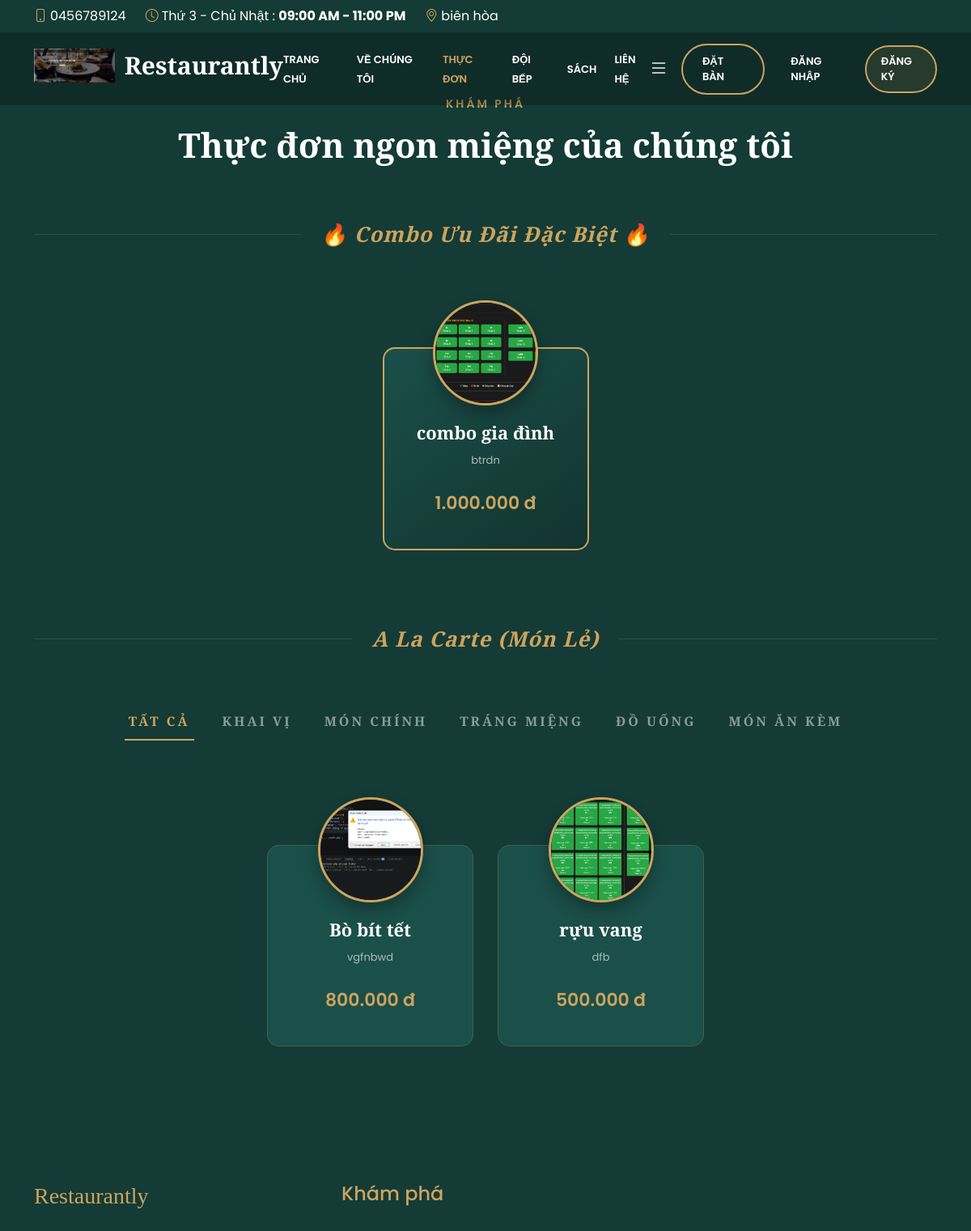
Page /menu.php on the earlier database version.
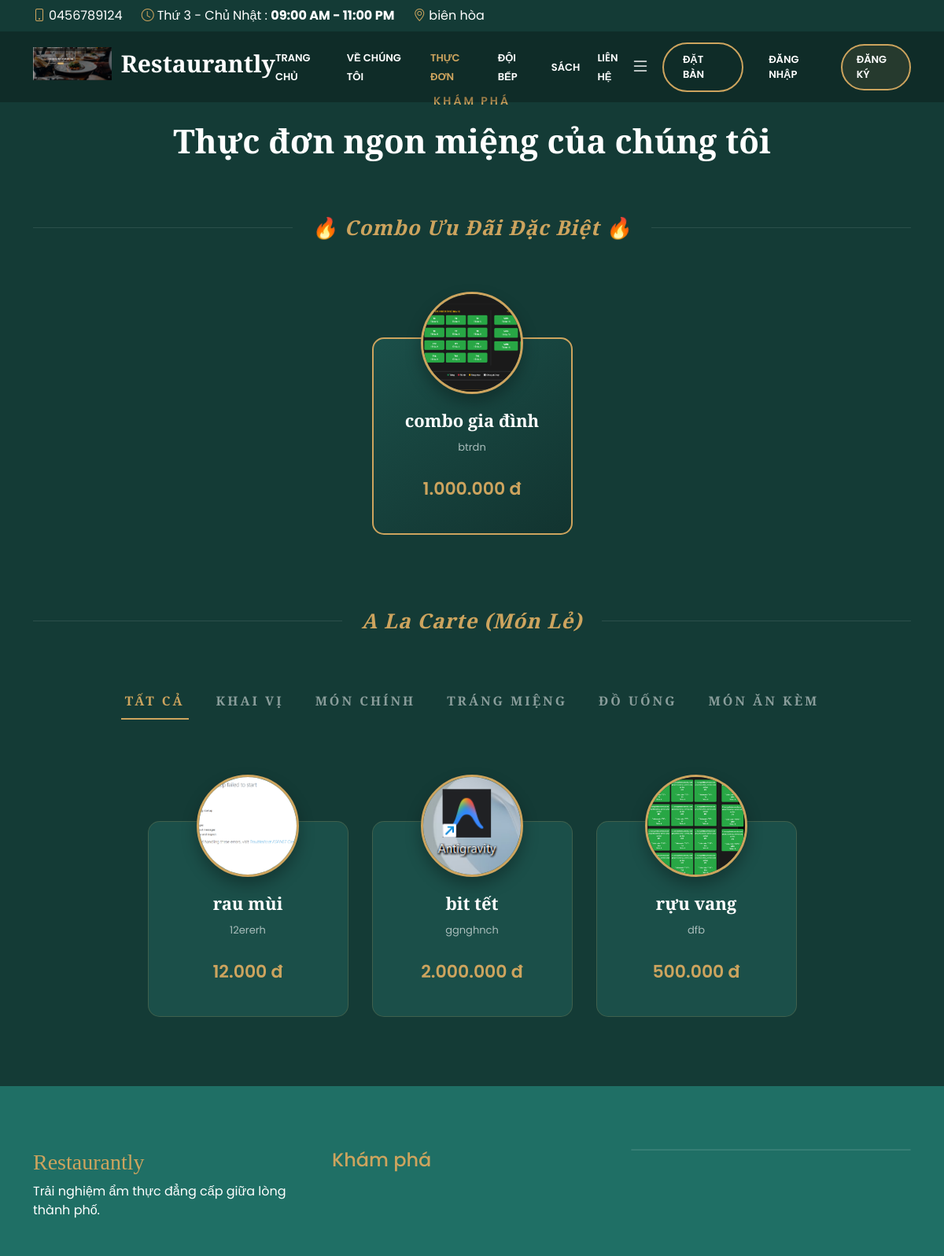
Same page on the later database version.
### tables this page shows
CREATE TABLE `combos` (
  `id` int(11) NOT NULL,
  `name` varchar(255) NOT NULL,
  `description` text DEFAULT NULL,
  `price` decimal(15,2) NOT NULL,
  `image` varchar(255) DEFAULT NULL,
  `status` tinyint(1) DEFAULT 1,
  `is_active` tinyint(1) NOT NULL DEFAULT 1,
  `created_at` timestamp NOT NULL DEFAULT current_timestamp()
);

CREATE TABLE `categories` (
  `id` int(11) NOT NULL,
  `name` varchar(100) NOT NULL
);

CREATE TABLE `foods` (
  `id` int(11) NOT NULL,
  `category_id` int(11) DEFAULT NULL,
  `name` varchar(255) NOT NULL,
  `price` decimal(15,2) NOT NULL,
  `image` varchar(255) DEFAULT NULL,
  `description` text DEFAULT NULL,
  `status` tinyint(1) DEFAULT 1,
  `is_active` tinyint(1) NOT NULL DEFAULT 1
);

### menu.php (the view, shortened to what this page needs)
<?php
$database = new Database();
$db = $database->getConnection();
$all_categories = $db->query("SELECT * FROM categories ORDER BY id ASC")->fetchAll(PDO::FETCH_ASSOC);
$all_combos = $db->query("SELECT * FROM combos WHERE is_active = 1 ORDER BY id DESC")->fetchAll(PDO::FETCH_ASSOC);
include __DIR__ . '/views/client/layouts/header.php';
?>
<link rel="stylesheet" href="https://cdnjs.cloudflare.com/ajax/libs/animate.css/4.1.1/animate.min.css"/>
<section class="menu-header animate__animated animate__fadeIn">
    <div class="container">
        <div class="section-title">
            <h2>Khám Phá</h2>
            <p>Thực đơn ngon miệng của chúng tôi</p>
        </div>
    </div>
</section>
<section id="menu" class="menu-section pb-5" style="background-color: var(--bg-main);">
    <div class="container">
        <?php if (!empty($all_combos)): ?>
        <div class="combo-wrapper mb-5 animate__animated animate__fadeInUp">
            <div class="category-divider" style="margin-top: 20px;"><span>🔥 Combo Ưu Đãi Đặc Biệt 🔥</span></div>
            <div class="row justify-content-center">
                <?php foreach ($all_combos as $combo): ?>
                <div class="col-lg-3 col-md-4 col-sm-6 food-card-wrapper">
                    <div class="food-card" style="border: 2px solid var(--accent-gold); background: linear-gradient(145deg, #1b4f49, #123430);">
                        <div class="food-img-container">
                            <img src="public/assets/img/combos/<?= $combo['image'] ?>" onerror="this.src='public/assets/img/default.jpg'" alt="<?= $combo['name'] ?>">
                        </div>
                        <h3 class="food-title"><?= htmlspecialchars($combo['name']) ?></h3>
                        <div class="food-desc"><?= htmlspecialchars($combo['description']) ?></div>
                        <div class="food-price"><?= number_format($combo['price'], 0, ',', '.') ?> đ</div>
                    </div>
                </div>
                <?php endforeach; ?>
            </div>
        </div>
        <?php endif; ?>
        <div class="category-divider"><span>A La Carte (Món Lẻ)</span></div>
        <ul class="nav nav-tabs nav-tabs-menu animate__animated animate__fadeIn" id="menuTabs" role="tablist">
            <li class="nav-item">
                <button class="nav-link active" id="all-tab" data-bs-toggle="tab" data-bs-target="#tab-all">Tất Cả</button>
            </li>
            <?php foreach ($all_categories as $cat): ?>
            <li class="nav-item">
                <button class="nav-link" data-bs-toggle="tab" data-bs-target="#cat-<?= $cat['id'] ?>"><?= $cat['name'] ?></button>
            </li>
            <?php endforeach; ?>
        </ul>
        <div class="tab-content animate__animated animate__fadeInUp">
            <div class="tab-pane fade show active" id="tab-all">
                <div class="row justify-content-center">
                    <?php
                    $all_foods = $db->query("SELECT * FROM foods WHERE is_active = 1 ORDER BY id DESC")->fetchAll(PDO::FETCH_ASSOC);
                    if (empty($all_foods)):
                        echo "<div class='col-12'><p class='text-center text-light mt-4'>Chưa có món ăn nào.</p></div>";
                    else:
                        foreach ($all_foods as $f):
                    ?>
                    <div class="col-lg-3 col-md-4 col-sm-6 food-card-wrapper">
                        <div class="food-card">
                            <div class="food-img-container">
                                <img src="public/assets/img/menu/<?= $f['image'] ?>" onerror="this.src='public/assets/img/default.jpg'" alt="<?= $f['name'] ?>">
                            </div>
                            <h3 class="food-title"><?= htmlspecialchars($f['name']) ?></h3>
                            <div class="food-desc"><?= mb_strimwidth(htmlspecialchars($f['description']), 0, 60, "...") ?></div>
                            <div class="food-price"><?= number_format($f['price'], 0, ',', '.') ?> đ</div>
                        </div>
                    </div>
                    <?php endforeach; endif; ?>
                </div>
            </div>
        </div>
    </div>
</section>
<?php include __DIR__ . '/views/client/layouts/footer.php'; ?>

Differences in the rows shown:
removed foods: image (picture), name "Bò bít tết", description "vgfnbwd", price "800.000"
added foods: image (picture), name "rau mùi", description "12ererh", price "12.000"
added foods: image (picture), name "bit tết", description "ggnghnch", price "2.000.000"
Other differences:
$ft['footer_description']: (not shown) → "Trải nghiệm ẩm thực đẳng cấp giữa lòng thành phố."
